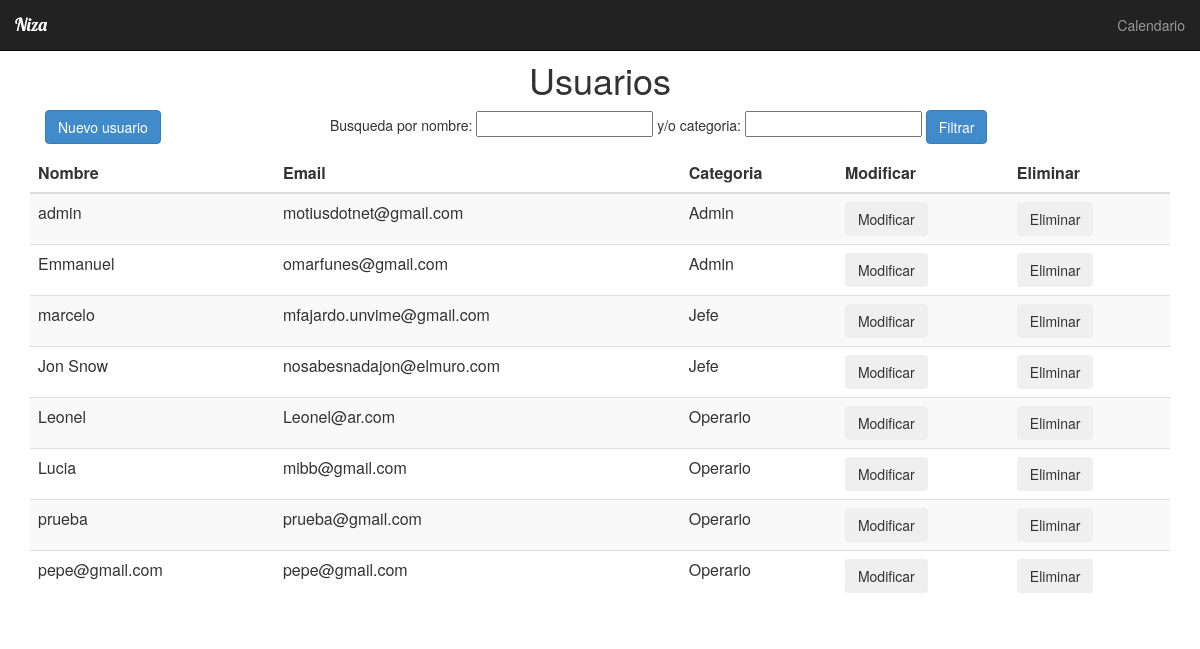
The page /paginas/abm_usuario/mostrar.php on the database its author committed.
### tables this page shows
CREATE TABLE `usuario` (
  `id_usuario` int(11) NOT NULL,
  `nombre` varchar(45) NOT NULL,
  `email` varchar(145) NOT NULL,
  `clave` varchar(45) NOT NULL,
  `create_time` timestamp NOT NULL DEFAULT CURRENT_TIMESTAMP,
  `category_codigo` int(2) NOT NULL,
  `estado` int(8) NOT NULL DEFAULT '1'
);

CREATE TABLE `category` (
  `codigo` int(2) NOT NULL,
  `nombre` varchar(45) NOT NULL
);

### paginas/abm_usuario/mostrar.php (the view, shortened to what this page needs)
<?php
	require('../../conexion.php');
	$categoria=$_SESSION['usr_cat'];
	$username=$_SESSION['usr_name'];
	if((isset($_POST['busqueda']) && $_POST['busqueda']<>'')or(isset($_POST['busquedaXcategoria']) && $_POST['busquedaXcategoria']<>'')){
		$nom=$_POST['busqueda'];
		$cat=$_POST['busquedaXcategoria'];
	$query="SELECT id_usuario, u.nombre as nombre, email, c.nombre as categoria FROM usuario u, category c
			WHERE c.codigo = u.category_codigo AND (u.nombre LIKE  '$nom%' and c.nombre like '$cat%')";
	}
	else{
	$query="SELECT id_usuario, u.nombre as nombre, email, c.nombre as categoria FROM usuario u, category c
			WHERE c.codigo = u.category_codigo and u.category_codigo >= '$categoria'";
	}
	$resultado=$mysqli->query($query);
?>
<html>
	<head>
	</head>
	<body>
			<?php
			require_once('../LoginPHP/header.php');
			?>
		<div class="container">
		<center><h1>Usuarios</h1></center>
			<form class="form form-inline" role="form" action="mostrar.php" method="post">
				<div class="form-group col-md-3">
						<input type="button" class="btn btn-primary"
								onclick=" location.href='nuevo.php' "
								value="Nuevo usuario" name="boton" />
				</div>
				<div class="form-group form-group-justified col-md-9">
						<p> Busqueda por nombre:
						<input type="text" name="busqueda">
						y/o categoria:
						<input type="text" name="busquedaXcategoria">
						<button type="submit" class="btn btn-primary">Filtrar</button></p>
				</div>
			</form>
		</div>
		<div class="container">
			<div class="table-hover table-responsive">
				<table class="table table-striped">
					<thead class="thead-dark">
						<tr>
							<th ><b>Nombre</b></th>
							<th><b>Email</b></th>
							<th><b>Categoria</b></th>
							<th><b>Modificar</b></th>
							<th><b>Eliminar</b></th>
						</tr>
						<tbody>
							<?php while($row=$resultado->fetch_assoc()){ ?>
								<tr>
									<td><?php echo $row['nombre'];?>
									</td>
									<td>
										<?php echo $row['email'];?>
									</td>
									<td>
										<?php echo $row['categoria'];?>
									</td>
									<td>
										<input type="button" class="btn btn-secondary"
										onclick=" location.href='modificar.php?id=<?php echo $row['id_usuario'];?>' "
										value="Modificar" name="botonM" />
									</td>
									<td>
										<?php if ( $row['nombre'] != $username ){ ?>
												 	<input type="button" class="btn btn-secondary"
													onclick=" location.href='pre_eliminar.php?id=<?php echo $row['id_usuario'];?>' "
													value="Eliminar" name="botonE" />
										<?php } ?>
									</td>
								</tr>
							<?php } ?>
						</tbody>
				</table>
			</div>
		</div>
	</body>
</html>

### rows shown on the page
usuario: nombre "admin", email "motiusdotnet@gmail.com", category_codigo.nombre "Admin"
usuario: nombre "Emmanuel", email "omarfunes@gmail.com", category_codigo.nombre "Admin"
usuario: nombre "marcelo", email "mfajardo.unvime@gmail.com", category_codigo.nombre "Jefe"
usuario: nombre "Jon Snow", email "nosabesnadajon@elmuro.com", category_codigo.nombre "Jefe"
usuario: nombre "Leonel", email "Leonel@ar.com", category_codigo.nombre "Operario"
usuario: nombre "Lucia", email "mibb@gmail.com", category_codigo.nombre "Operario"
usuario: nombre "prueba", email "prueba@gmail.com", category_codigo.nombre "Operario"
usuario: nombre "pepe@gmail.com", email "pepe@gmail.com", category_codigo.nombre "Operario"
